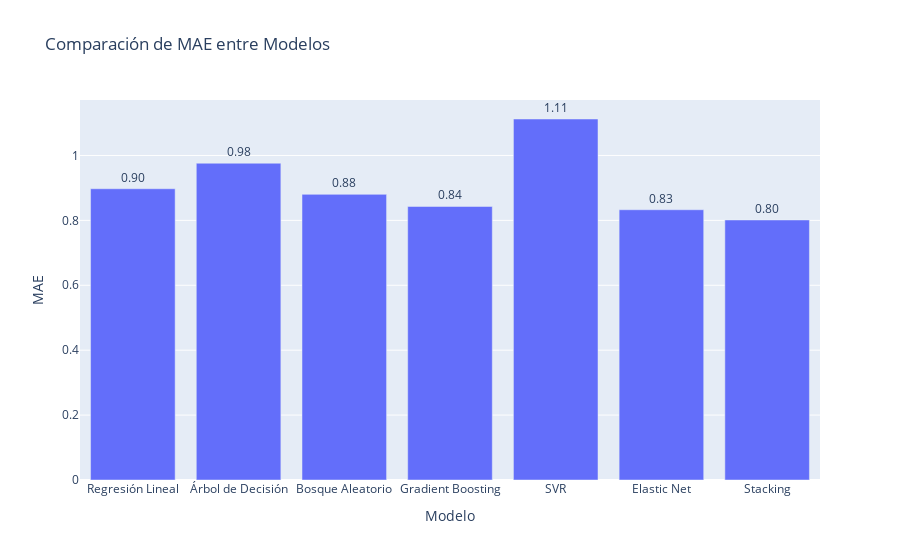

The notebook cell this image was saved under:
### Code cell
fig_mae = px.bar(results, x='Modelo', y='MAE', title='Comparación de MAE entre Modelos', 
                 labels={'MAE': 'Error Absoluto Medio'}, text='MAE')
fig_mae.update_traces(texttemplate='%{text:.2f}', textposition='outside')
fig_mae.update_layout(xaxis_title="Modelo", yaxis_title="MAE", showlegend=False)
fig_mae.show()

### Figure 1 — Plotly figure (JSON) as saved in the notebook; plotly's stock layout.template omitted (floating-point values rounded to 4 significant figures)
{"data": [{"alignmentgroup": "True", "hovertemplate": "Modelo=%{x}<br>Error Absoluto Medio=%{text}<extra></extra>", "legendgroup": "", "marker": {"color": "#636efa", "pattern": {"shape": ""}}, "name": "", "offsetgroup": "", "orientation": "v", "showlegend": false, "text": [0.8974, 0.9761, 0.8801, 0.8428, 1.112, 0.8327, 0.8012], "textposition": "outside", "texttemplate": "%{text:.2f}", "type": "bar", "x": ["Regresión Lineal", "Árbol de Decisión", "Bosque Aleatorio", "Gradient Boosting", "SVR", "Elastic Net", "Stacking"], "xaxis": "x", "y": [0.8974, 0.9761, 0.8801, 0.8428, 1.112, 0.8327, 0.8012], "yaxis": "y"}], "layout": {"barmode": "relative", "legend": {"tracegroupgap": 0}, "showlegend": false, "title": {"text": "Comparación de MAE entre Modelos"}, "xaxis": {"anchor": "y", "domain": [0, 1], "title": {"text": "Modelo"}}, "yaxis": {"anchor": "x", "domain": [0, 1], "title": {"text": "MAE"}}}}
